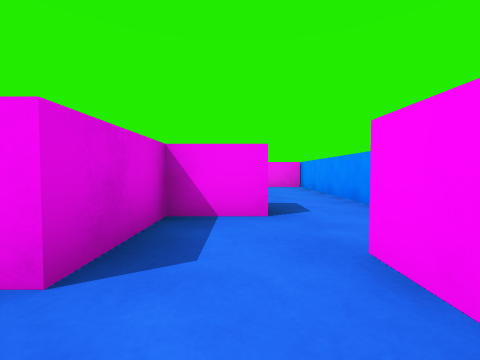
view 1 (above)

23 first-person views from a walk through a scene from a Unity 3-D project. The camera is 0.62 m above the floor, tilts 2° down and sees 90° across. The floor is counted in squares, 1 m on a side. Each view is taken from the middle of a square. On the plan, view 1 faces up. The plan holds only what a view shows up to about 9 squares ahead; the rest is blank. The place goes on beyond the plan. The player is left out.

view 2
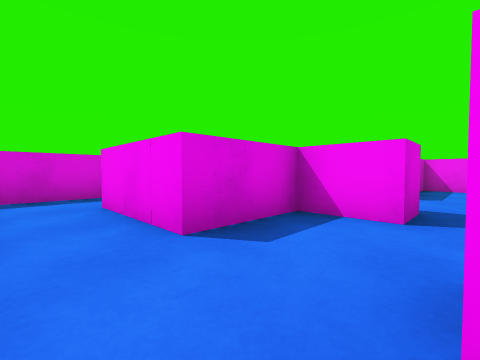

view 3
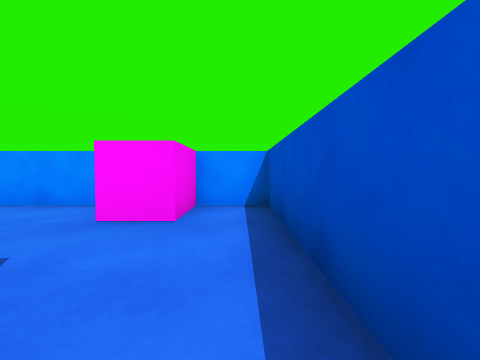

view 4
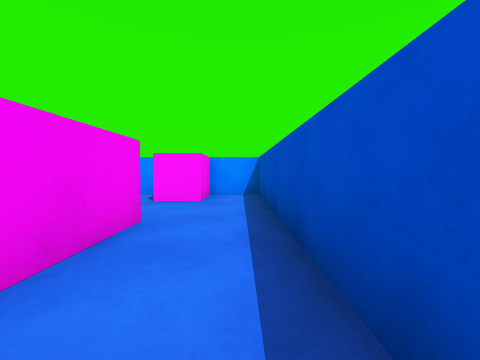

view 5
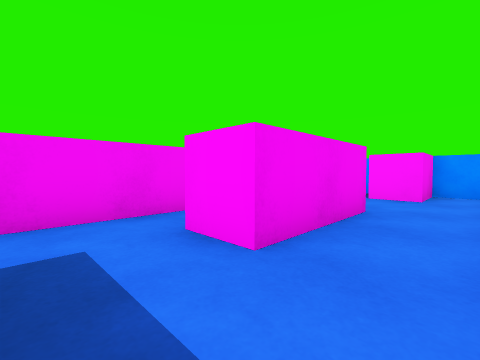

view 6
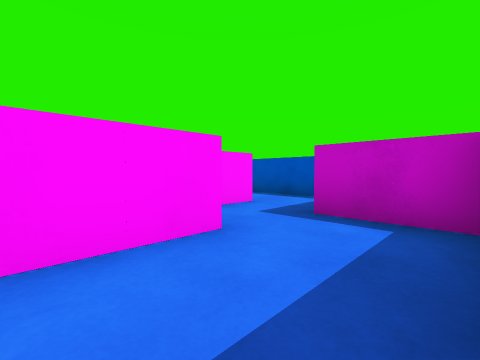

view 7
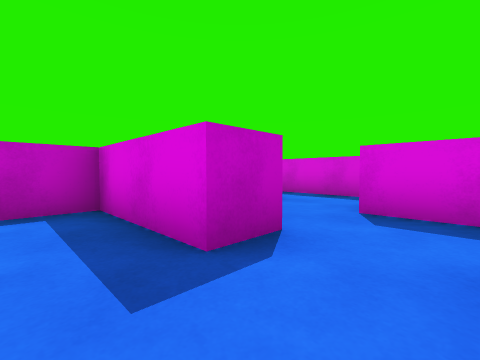

view 8
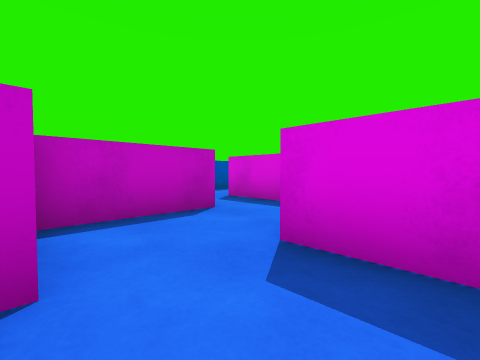

view 9
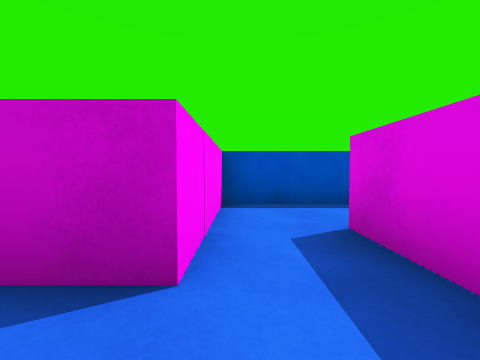

view 10
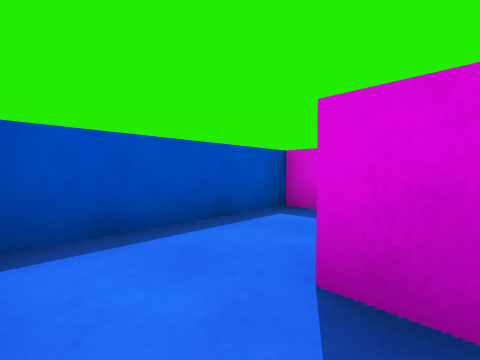

view 11
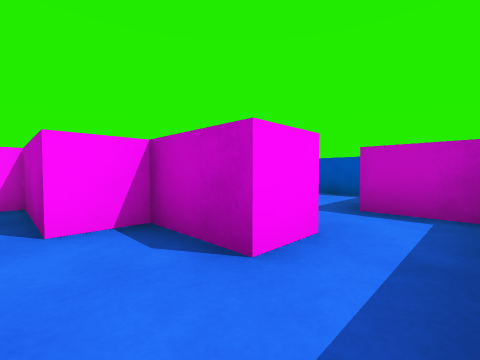

view 12
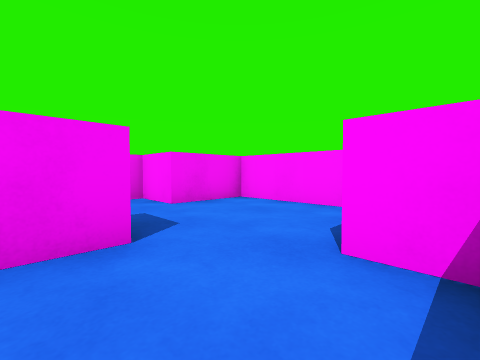

view 13
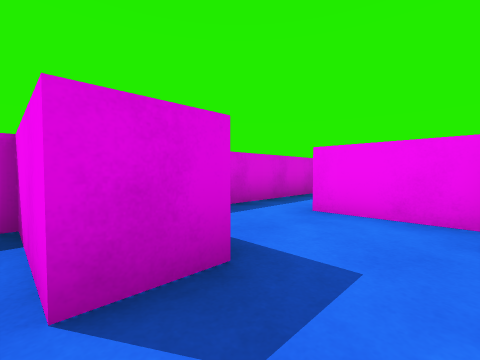

view 14
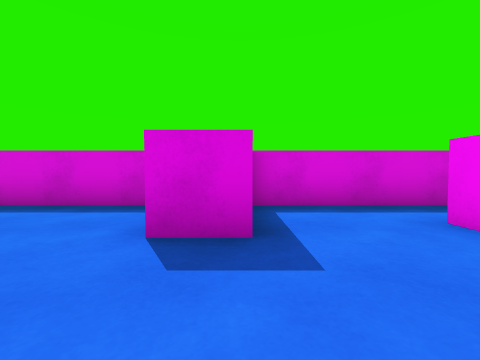

view 15
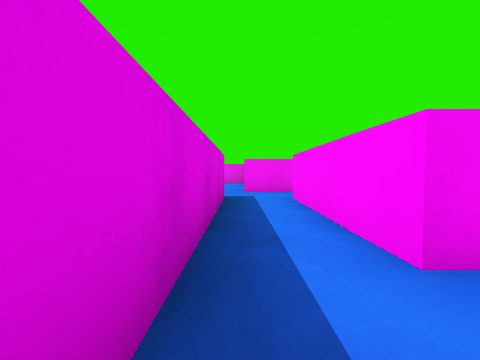

view 16
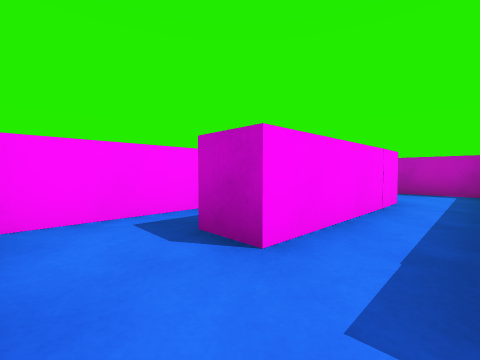

view 17
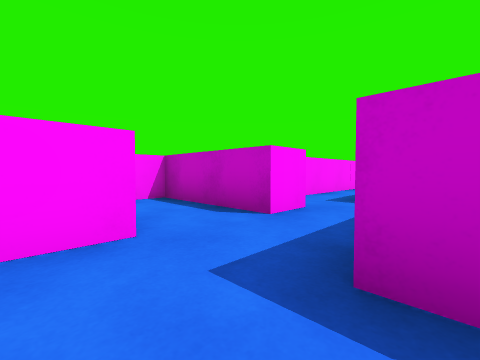

view 18
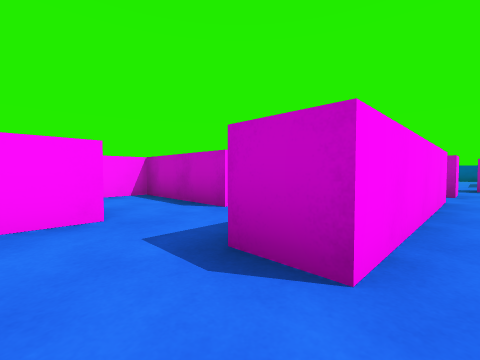

view 19
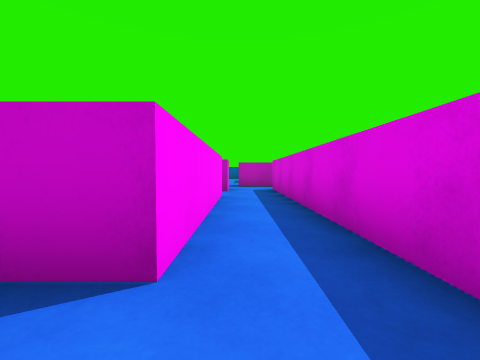

view 20
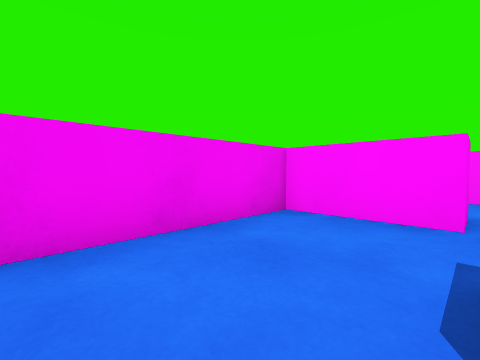

view 21
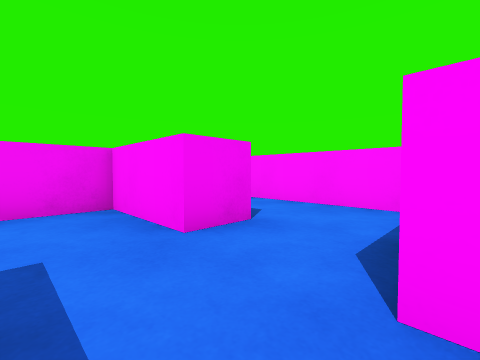

view 22
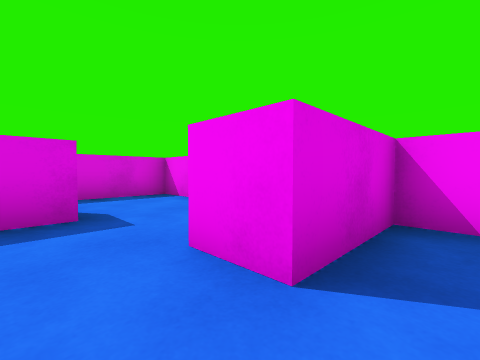

view 23
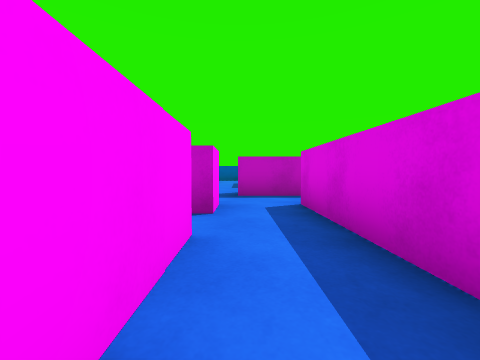

### Floor plan
Points are (right, up) in squares from view 1. A wall is a line through its corners. A room is listed if a view was taken in it or the views show most of it. See-through windows are left out.
Room 1 (views 1, 2, 3)
walls: (0.4, 4.4) (0.4, 3.3) (-1, 3.3) (-1, 1.2) (-1.7, 1.2); (0.8, 9.6) (-0.3, 9.6) (-0.3, 8.9); (-2.6, -0.5) (2.4, -0.5) (2.4, 9)
ways out: opening at (-1.5, 0) to room 2
objects: block (1, 1) to (2, 2)
Room 2 (views 4, 5, 10)
walls: (-4.1, -0.5) (-2.6, -0.5); (-7.1, 4.5) (-7.1, 1.6); (-10.8, 1.7) (-10.8, 2.7); (-2.9, 3.3) (-5, 3.3) (-5, 5.1); (-12.2, 2.6) (-12.2, 1.4); (-13.6, -0.5) (-10.6, -0.5)
ways out: opening at (-1.5, 0) to room 1; opening at (-6, 4) to room 3; opening at (-12.5, 0.5) to room 4; opening at (-11, 2) to room 4
objects: block (-10, 0) to (-10, 1); block (-8, 1) to (-7, 1); block (-6, 0) to (-6, 1); block (-2, 2)
Room 3 (views 6, 7, 8)
walls: (-8.1, 4.5) (-7.1, 4.5)
ways out: opening at (-6, 4) to room 2; opening at (-7.5, 5.5)
Room 4 (views 9, 11, 12, 13, 14, 15)
walls: (-10.8, 5.6) (-10.8, 9.2) (-12.7, 9.2) (-12.7, 10.2); (-12.2, 4) (-12.2, 2.6); (-14.9, 11.4) (-14.8, 13.5); (-12.7, 13.6) (-12.7, 16.1); (-16.4, 13.4) (-16.4, 8.1) (-14.2, 8.1) (-14.2, 7.1) (-16.4, 7.1) (-16.4, 3.6); (-14.8, -0.5) (-13.6, -0.5); (-14.8, 14.5) (-13.8, 14.5); (-14.4, 16.2) (-15.9, 16.2)
ways out: opening at (-12.5, 0.5) to room 2; opening at (-11, 2) to room 2; opening at (-16, 12.5) to room 7; opening at (-14.5, 15) to room 7; opening at (-10, 3.5)
objects: block (-17, 1) to (-16, 2); block (-16, 0) to (-15, 2); block (-15, 4) to (-14, 4); block (-15, 11) to (-13, 11); block (-13, 5) to (-11, 5)
Room 5 (views 16, 17, 21, 22)
walls: (-18.5, 18.7) (-17.5, 18.7) (-17.5, 17.9); (-15.9, 16.2) (-15.9, 17.2) (-12.7, 17.2) (-12.7, 21); (-13.9, 21.2) (-18.5, 21.2)
ways out: opening at (-18, 19.5) to room 6; opening at (-16.5, 16.5) to room 7
objects: block (-15, 19) to (-15, 21)
Room 6 (views 18, 19, 20, 23)
walls: (-18.5, 14.5) (-18.5, 18.7); (-18.5, 21.2) (-20.2, 21.2) (-20.2, 13.6)
ways out: opening at (-18, 19.5) to room 5
Room 7 (no view inside)
walls: (-20.2, 13.6) (-20.2, 11.4); (-14.8, 13.5) (-14.8, 14.5)
ways out: opening at (-16, 12.5) to room 4; opening at (-14.5, 15) to room 4; opening at (-16.5, 16.5) to room 5; opening at (-18.5, 12.5)
objects: block (-18, 12); block (-18, 14) to (-17, 14)

Positions as (right, up) in squares from view 1, and headings:
1: (0, 0), facing up
2: (1, 0), facing up-left
3: (-2, 0), facing right
4: (-4, 0), facing right
5: (-5, 0), facing up-right
6: (-7, 5), facing down-right
7: (-6, 6), facing down-left
8: (-8, 6), facing down-left
9: (-11, 4), facing down
10: (-11, 2), facing down-left
11: (-16, 6), facing down-right
12: (-15, 5), facing up-right
13: (-13, 7), facing up-left
14: (-12, 8), facing left
15: (-16, 9), facing up
16: (-16, 16), facing down-right
17: (-18, 20), facing down-right
18: (-19, 20), facing down-right
19: (-19, 20), facing down
20: (-19, 19), facing up-right
21: (-17, 17), facing up-right
22: (-14, 18), facing up-left
23: (-19, 16), facing down
